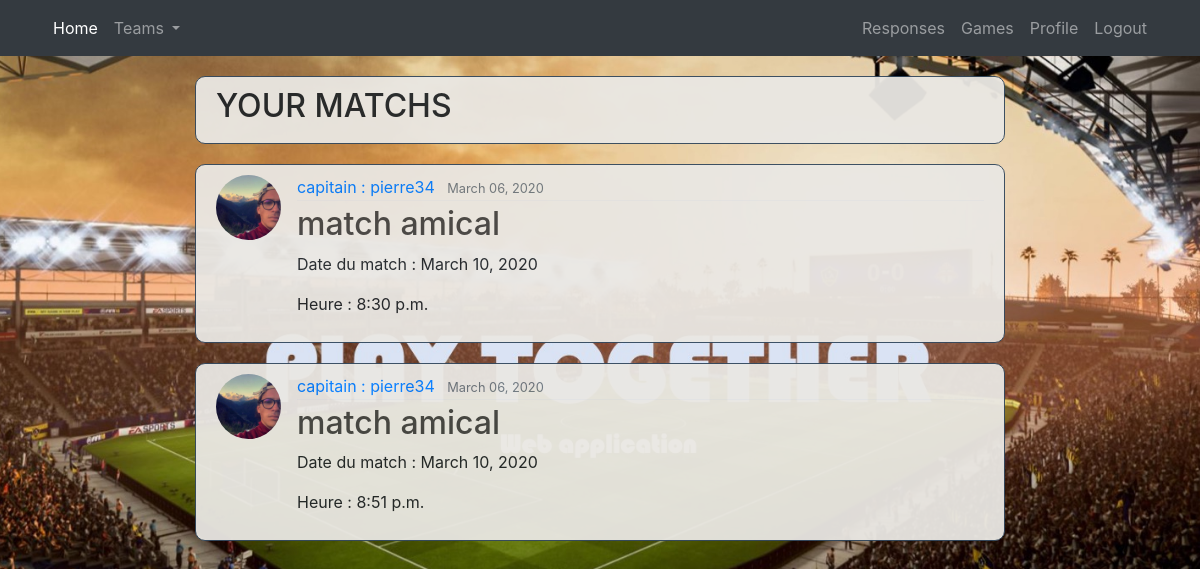
The page /matchs/ (signed in) on the database its author committed.
### proposition/models.py (models this page shows, shortened)
class Proposition(models.Model):
	title = models.CharField(max_length=300)
	date_posted = models.DateTimeField(default=timezone.now)
	date_match = models.DateField()
	hour_beggin = models.TimeField()
	lieu_match = models.CharField(max_length=300)
	name_stadium = models.CharField(max_length=50)
	author = models.ForeignKey(Account, null = True, on_delete=models.CASCADE)

### account/models.py (models this page shows, shortened)
class Account(AbstractBaseUser):
	username = models.CharField(max_length=30, unique=True)
	first_name = models.CharField(max_length=30, unique=False)
	last_name = models.CharField(max_length=30, unique=False)
	email = models.EmailField(verbose_name="email", max_length=60, unique=True)
	is_captain = models.BooleanField(default=False)
	city = models.CharField(max_length=30)
	numTel = models.CharField(max_length=10, unique=True)
	image = models.ImageField(default='default.jpg', upload_to='profile_pics')
	date_joined = models.DateTimeField(verbose_name='date joined', auto_now_add=True)
	last_login = models.DateTimeField(verbose_name='last login', auto_now=True)
	is_admin = models.BooleanField(default=False)
	is_active = models.BooleanField(default=True)
	is_staff = models.BooleanField(default=False)
	is_superuser = models.BooleanField(default=False)
	USERNAME_FIELD = 'email'
	REQUIRED_FIELDS = ['username','first_name','last_name','is_captain', 'city', 'numTel']
	objects = MyAccountManager()
	def __str__(self):
		return self.username

### proposition/views.py (the view, shortened to what this page needs)
# urls.py: path('matchs/', MyMatchs, name='matchs'),
@login_required
def MyMatchs(request):
	if request.user.is_captain:
		propositions = Proposition.objects.filter(author=request.user)
		propositionfutur = propositions.filter(date_match__gte=datetime.date.today())
		response = Reserve.objects.filter(proposition__in=propositionfutur)
		responses = Reserve.objects.filter(player=request.user)
		myresponses = response.union(responses)
		myresponsestab = []
		for i in myresponses:
			myresponsestab.append(i.proposition)
		context = {'myresponsestab' : myresponsestab}
		return render(request, 'proposition/matchs.html', context)

### proposition/templates/proposition/matchs.html
{% extends "project/base.html" %}
{% block content %}
<div class="content-section">
	<h2>YOUR MATCHS</h2>
</div>
{% for matchs in myresponsestab %}
<article class="media content-section">
	<img class="rounded-circle article-img" src="{{ matchs.author.image.url }}">
	<div class="media-body">
		<div class="article-metadata">
			<a class="mr-2" href="#">capitain : {{ matchs.author }}</a>
			<small class="text-muted">{{ matchs.date_posted|date:"F d, Y" }}</small>
		</div>
		<h2><a class="article-title" href="">{{ matchs.title }}</a></h2>
		<p class="article-content">Date du match : {{ matchs.date_match }}</p>
		<p class="article-content">Heure : {{ matchs.hour_beggin }}</p>
	</div>
</article>
{% endfor %}
{% endblock content %}

### project/templates/project/base.html (shortened to what this page needs)
{% load static %}
<!DOCTYPE html>
<html>
<head>
    <link rel="stylesheet" href="https://stackpath.bootstrapcdn.com/bootstrap/4.4.1/css/bootstrap.min.css">
    <link rel="stylesheet" type="text/css" href="{% static 'project/main3.css' %}">
</head>
<body>
	<header class="site-header">
		<nav class="navbar navbar-expand-lg navbar-dark bg-dark">
			<div class="container">
				<div class="collapse navbar-collapse" id="navbarToggle">
					<ul class="navbar-nav">
						<li class="nav-item active">
							<a class="nav-link" href="{% url 'home' %}">Home</a>
						</li>
						{% if user.is_captain %}
						<li class="nav-item dropdown">
							<a class="nav-link dropdown-toggle" href="#" id="navbarDropdown" role="button" data-toggle="dropdown" aria-haspopup="true" aria-expanded="false">
								Teams
							</a>
						</li>
						{% endif %}
				</div>
				<div class="navbar-nav">
					{% if user.is_authenticated %}
						{% if user.is_captain %}
							<li class="nav-item">
								<a class="nav-link" href="{% url 'proposition_response' %}">Responses</a>
							</li>
							<li class="nav-item">
								<a class="nav-link" href="{% url 'proposition_list' %}">Games</a>
							</li>
						{% endif %}
							<li class="nav-item">
								<a class="nav-link" href="{% url 'profile' %}">Profile</a>
							</li>
							<li class="nav-item">
								<a class="nav-link" href="{% url 'logout' %}">Logout</a>
							</li>
					{% endif %}
				</div>
			</div>
		</nav>
	</header>
	<main class="container">
		<div class="">
		{% block content %}{% endblock %}
		</div>
	</main>
</body>
</html>

### project/static/project/main3.css (style rules this page uses)
body { background-image: url("./home-image2.jpg"); background-attachment: fixed; background-position: center; background-repeat: no-repeat; background-size: cover; }
.content-section { background: #E9E7E3 ; opacity: 0.95; margin-right: 150px; margin-left: 150px; padding: 10px 20px; border : 1px solid #34495E; border-radius: 10px; margin-bottom: 20px; margin-top: 20px; }
.article-title { color: #444444; }
.article-content { white-space: pre-line; }
.article-img { height: 65px; width: 65px; margin-right: 16px; }
.article-metadata { padding-bottom: 1px; margin-bottom: 4px; border-bottom: 1px solid #e3e3e3 }

### rows shown on the page
Proposition: author.image (picture), author "pierre34", date_posted "March 06, 2020", title "match amical", date_match "March 10, 2020", hour_beggin "8:30 p.m."
Proposition: author.image (picture), author "pierre34", date_posted "March 06, 2020", title "match amical", date_match "March 10, 2020", hour_beggin "8:51 p.m."
